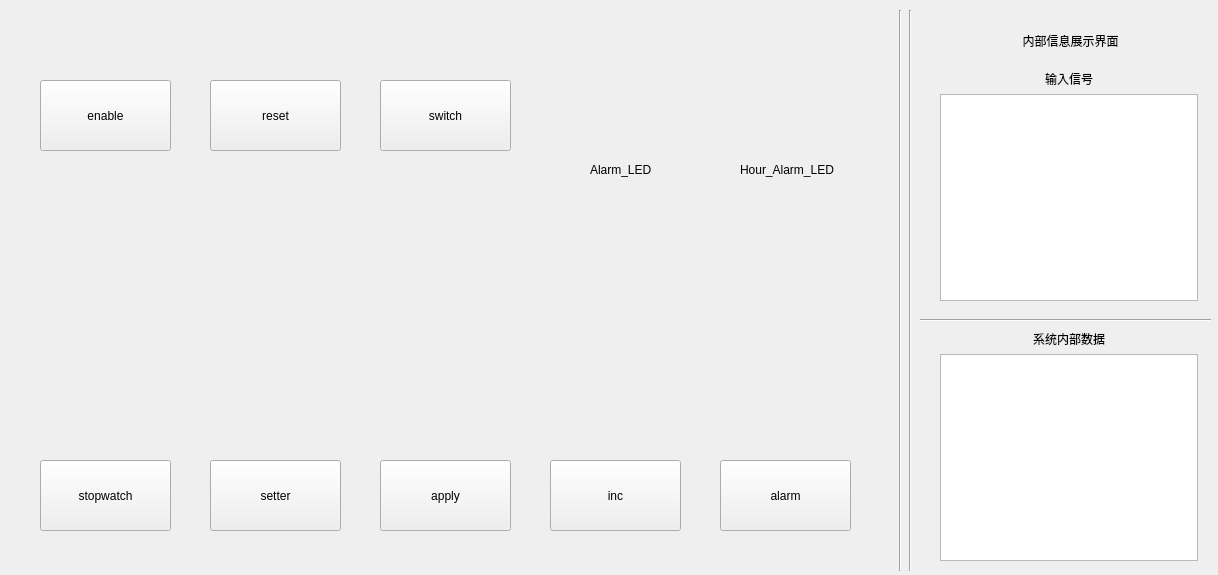
<?xml version="1.0" encoding="UTF-8"?>
<ui version="4.0">
 <class>Widget</class>
 <widget class="QWidget" name="Widget">
  <property name="geometry">
   <rect>
    <x>0</x>
    <y>0</y>
    <width>1218</width>
    <height>575</height>
   </rect>
  </property>
  <property name="windowTitle">
   <string>Widget</string>
  </property>
  <widget class="QPushButton" name="enable">
   <property name="geometry">
    <rect>
     <x>40</x>
     <y>80</y>
     <width>131</width>
     <height>71</height>
    </rect>
   </property>
   <property name="styleSheet">
    <string notr="true">font: 14pt &quot;Microsoft YaHei UI&quot;;</string>
   </property>
   <property name="text">
    <string>enable</string>
   </property>
   <property name="checkable">
    <bool>true</bool>
   </property>
  </widget>
  <widget class="QPushButton" name="reset">
   <property name="geometry">
    <rect>
     <x>210</x>
     <y>80</y>
     <width>131</width>
     <height>71</height>
    </rect>
   </property>
   <property name="styleSheet">
    <string notr="true">font: 14pt &quot;Microsoft YaHei UI&quot;;</string>
   </property>
   <property name="text">
    <string>reset</string>
   </property>
  </widget>
  <widget class="QPushButton" name="switch_2">
   <property name="geometry">
    <rect>
     <x>380</x>
     <y>80</y>
     <width>131</width>
     <height>71</height>
    </rect>
   </property>
   <property name="styleSheet">
    <string notr="true">font: 14pt &quot;Microsoft YaHei UI&quot;;</string>
   </property>
   <property name="text">
    <string>switch</string>
   </property>
  </widget>
  <widget class="QPushButton" name="stopwatch">
   <property name="geometry">
    <rect>
     <x>40</x>
     <y>460</y>
     <width>131</width>
     <height>71</height>
    </rect>
   </property>
   <property name="styleSheet">
    <string notr="true">font: 13pt &quot;Microsoft YaHei UI&quot;;</string>
   </property>
   <property name="text">
    <string>stopwatch</string>
   </property>
   <property name="checkable">
    <bool>true</bool>
   </property>
  </widget>
  <widget class="QPushButton" name="setter">
   <property name="geometry">
    <rect>
     <x>210</x>
     <y>460</y>
     <width>131</width>
     <height>71</height>
    </rect>
   </property>
   <property name="styleSheet">
    <string notr="true">font: 14pt &quot;Microsoft YaHei UI&quot;;</string>
   </property>
   <property name="text">
    <string>setter</string>
   </property>
   <property name="checkable">
    <bool>true</bool>
   </property>
   <property name="checked">
    <bool>false</bool>
   </property>
   <property name="autoDefault">
    <bool>false</bool>
   </property>
   <property name="default">
    <bool>false</bool>
   </property>
   <property name="flat">
    <bool>false</bool>
   </property>
  </widget>
  <widget class="QPushButton" name="apply">
   <property name="geometry">
    <rect>
     <x>380</x>
     <y>460</y>
     <width>131</width>
     <height>71</height>
    </rect>
   </property>
   <property name="styleSheet">
    <string notr="true">font: 14pt &quot;Microsoft YaHei UI&quot;;</string>
   </property>
   <property name="text">
    <string>apply</string>
   </property>
  </widget>
  <widget class="QPushButton" name="inc">
   <property name="geometry">
    <rect>
     <x>550</x>
     <y>460</y>
     <width>131</width>
     <height>71</height>
    </rect>
   </property>
   <property name="styleSheet">
    <string notr="true">font: 14pt &quot;Microsoft YaHei UI&quot;;</string>
   </property>
   <property name="text">
    <string>inc</string>
   </property>
  </widget>
  <widget class="QPushButton" name="analarm">
   <property name="geometry">
    <rect>
     <x>720</x>
     <y>460</y>
     <width>131</width>
     <height>71</height>
    </rect>
   </property>
   <property name="styleSheet">
    <string notr="true">font: 14pt &quot;Microsoft YaHei UI&quot;;</string>
   </property>
   <property name="text">
    <string>alarm</string>
   </property>
   <property name="checkable">
    <bool>true</bool>
   </property>
  </widget>
  <widget class="Line" name="line">
   <property name="geometry">
    <rect>
     <x>890</x>
     <y>10</y>
     <width>20</width>
     <height>561</height>
    </rect>
   </property>
   <property name="orientation">
    <enum>Qt::Vertical</enum>
   </property>
  </widget>
  <widget class="Line" name="line_2">
   <property name="geometry">
    <rect>
     <x>900</x>
     <y>10</y>
     <width>20</width>
     <height>561</height>
    </rect>
   </property>
   <property name="orientation">
    <enum>Qt::Vertical</enum>
   </property>
  </widget>
  <widget class="Line" name="line_3">
   <property name="geometry">
    <rect>
     <x>920</x>
     <y>310</y>
     <width>291</width>
     <height>20</height>
    </rect>
   </property>
   <property name="orientation">
    <enum>Qt::Horizontal</enum>
   </property>
  </widget>
  <widget class="QLabel" name="label_3">
   <property name="geometry">
    <rect>
     <x>980</x>
     <y>30</y>
     <width>181</width>
     <height>21</height>
    </rect>
   </property>
   <property name="styleSheet">
    <string notr="true">font: 700 9pt &quot;Microsoft YaHei UI&quot;;</string>
   </property>
   <property name="text">
    <string>内部信息展示界面</string>
   </property>
   <property name="alignment">
    <set>Qt::AlignCenter</set>
   </property>
  </widget>
  <widget class="QWidget" name="layoutWidget">
   <property name="geometry">
    <rect>
     <x>940</x>
     <y>70</y>
     <width>258</width>
     <height>231</height>
    </rect>
   </property>
   <layout class="QVBoxLayout" name="verticalLayout">
    <item>
     <widget class="QLabel" name="label">
      <property name="styleSheet">
       <string notr="true">font: 14pt &quot;Microsoft YaHei UI&quot;;</string>
      </property>
      <property name="text">
       <string>输入信号</string>
      </property>
      <property name="alignment">
       <set>Qt::AlignCenter</set>
      </property>
     </widget>
    </item>
    <item>
     <widget class="QTextBrowser" name="textBrowser"/>
    </item>
   </layout>
  </widget>
  <widget class="QWidget" name="layoutWidget">
   <property name="geometry">
    <rect>
     <x>940</x>
     <y>330</y>
     <width>258</width>
     <height>231</height>
    </rect>
   </property>
   <layout class="QVBoxLayout" name="verticalLayout_2">
    <item>
     <widget class="QLabel" name="label_2">
      <property name="styleSheet">
       <string notr="true">font: 14pt &quot;Microsoft YaHei UI&quot;;</string>
      </property>
      <property name="text">
       <string>系统内部数据</string>
      </property>
      <property name="alignment">
       <set>Qt::AlignCenter</set>
      </property>
     </widget>
    </item>
    <item>
     <widget class="QTextBrowser" name="textBrowser_2"/>
    </item>
   </layout>
  </widget>
  <widget class="QLabel" name="label_4">
   <property name="geometry">
    <rect>
     <x>590</x>
     <y>160</y>
     <width>81</width>
     <height>20</height>
    </rect>
   </property>
   <property name="text">
    <string>Alarm_LED</string>
   </property>
  </widget>
  <widget class="QLabel" name="label_5">
   <property name="geometry">
    <rect>
     <x>740</x>
     <y>160</y>
     <width>121</width>
     <height>20</height>
    </rect>
   </property>
   <property name="text">
    <string>Hour_Alarm_LED</string>
   </property>
  </widget>
 </widget>
 <resources/>
 <connections/>
</ui>
